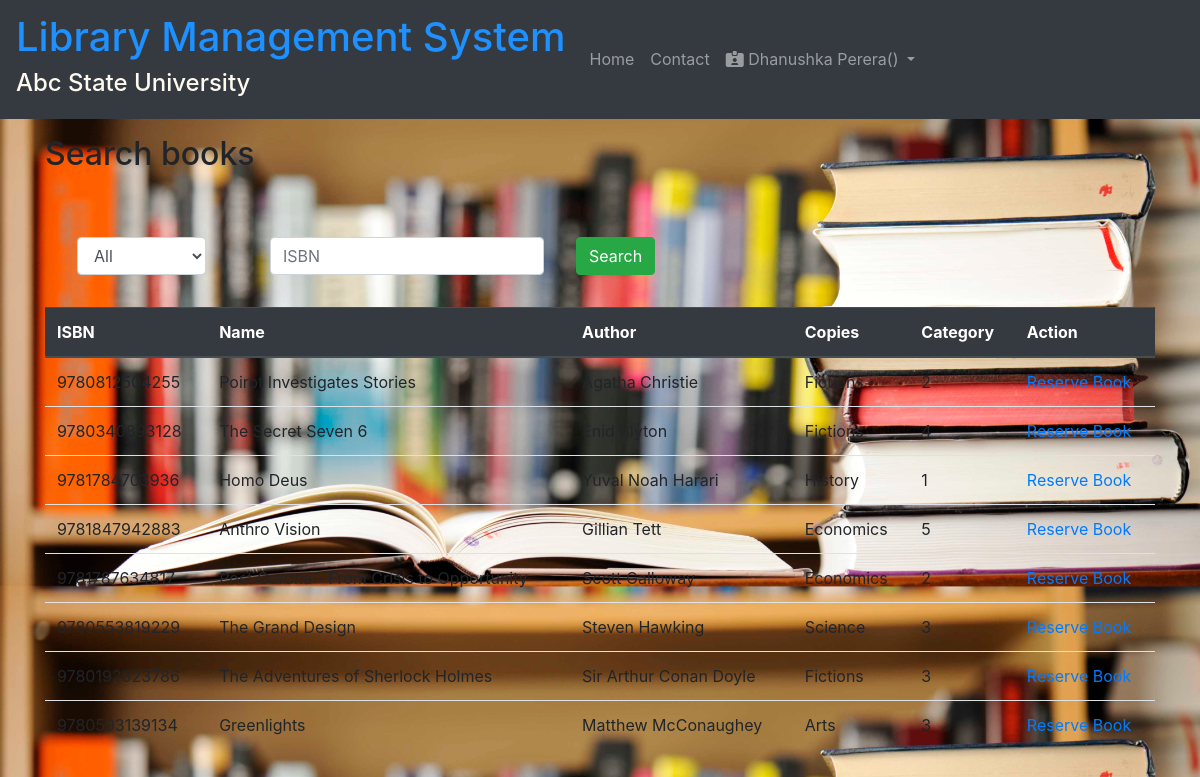
The app's page /Member/home.php (signed in) with its own data.
### tables this page shows
CREATE TABLE `books` (
  `book_id` int NOT NULL AUTO_INCREMENT,
  `name` varchar(45) NOT NULL,
  `isbn` varchar(45) NOT NULL,
  `author` varchar(45) NOT NULL,
  `copies` int NOT NULL DEFAULT '0',
  `category` varchar(20) DEFAULT NULL,
  `available` int NOT NULL,
  PRIMARY KEY (`book_id`,`isbn`),
  UNIQUE KEY `isbn_UNIQUE` (`isbn`)
);

### Member/home.php (the view, shortened to what this page needs)
<?php
include "template.php";
include "navbar_member.php";
?>
    <body>
    <div class="container mt-3">
        <h2>Search books</h2>
        <br>
        <form action="<?php echo htmlspecialchars($_SERVER["PHP_SELF"]);?>" method="post" class="form-inline p-3" >
            <select class="form-control m-3" id="category" name="category">
                <option><?php echo $_SESSION['category'] ;?></option>
            </select>
            <input type="search" class="form-control m-3 ml-5" id="isbn"  name="isbn" placeholder="ISBN" <?php if($_SESSION['isbn'] != ""){ echo "value='".$_SESSION['isbn']."'";} ?>>
            <input type="submit" class="btn btn-success m-3" name="search_isbn" value="Search">
        </form>
        <table class="table">
            <thead class="thead-dark">
            <tr>
                <th>ISBN</th>
                <th>Name</th>
                <th>Author</th>
                <th>Copies</th>
                <th>Category</th>
                <th>Action</th>
            </tr>
            </thead>
            <tbody>
            <?php
            $conn = getConnection();
            $sql = "SELECT * FROM books";
            $result = $conn->query($sql);
            if ($result->num_rows > 0) {
                while($row = $result->fetch_assoc()) {
                    echo "<tr>";
                    echo "<td>" . $row['isbn'] . "</td>";
                    echo "<td>" . $row['name'] . "</td>";
                    echo "<td>" . $row['author'] . "</td>";
                    echo "<td>" . $row['category'] . "</td>";
                    echo "<td>" . $row['copies'] . "</td>";
                    echo "<td><a href='reserve_book.php'>Reserve Book</a>";
                    echo "</tr>";
                }
            } else {
                echo "0 results";
            }
            ?>
            </tbody>
        </table>
    </div>
    </body>

### css/home.css (style rules this page uses)
body { background-image: url("../imgs/home.jpg"); background-size: 100%; }

### records on screen
books: isbn "9780812504255", name "Poirot Investigates Stories", author "Agatha Christie", category "Fictions", copies "2"
books: isbn "9780340893128", name "The Secret Seven 6", author "Enid Blyton", category "Fictions", copies "4"
books: isbn "9781784703936", name "Homo Deus", author "Yuval Noah Harari", category "History", copies "1"
books: isbn "9781847942883", name "Anthro Vision", author "Gillian Tett", category "Economics", copies "5"
books: isbn "9781787634817", name "Post Corona - From Crisis to Opportunity", author "Scott Galloway", category "Economics", copies "2"
books: isbn "9780553819229", name "The Grand Design", author "Steven Hawking", category "Science", copies "3"
books: isbn "9780192823786", name "The Adventures of Sherlock Holmes", author "Sir Arthur Conan Doyle", category "Fictions", copies "3"
books: isbn "9780593139134", name "Greenlights", author "Matthew McConaughey", category "Arts", copies "3"

### other values on screen
$_SESSION['name'] "Dhanushka Perera"
form field category "All"
